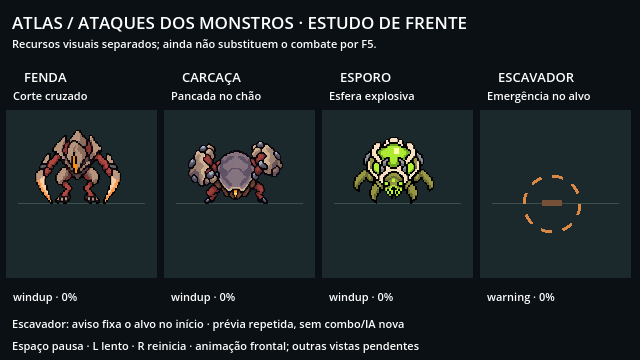
#> input picture docs/arte/monstros/ataques_v1/previas/ataques_00.png, 640 x 360 px; its folder holds 4 pictures in this run
$ python export_monster_attack_previews.py
#> lines starting #> are read from the running program, lines starting #| are printed output that depends on the picture
"""Empacota capturas do Godot; não altera as fontes dos personagens."""
from pathlib import Path
import json
from PIL import Image

root = Path(__file__).resolve().parents[1]
folder = root / 'docs/arte/monstros/ataques_v1/previas'
frames = [Image.open(folder / f'ataques_{i:02d}.png').convert('RGB') for i in range(50)]
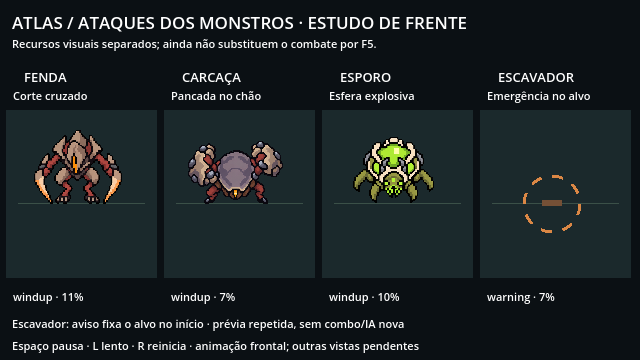
#> input picture docs/arte/monstros/ataques_v1/previas/ataques_01.png, 640 x 360 px
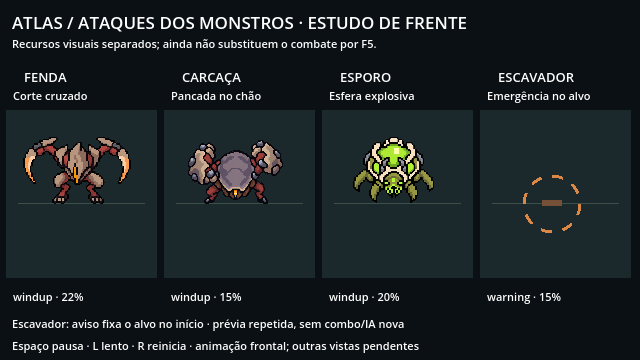
#> input picture docs/arte/monstros/ataques_v1/previas/ataques_02.png, 640 x 360 px
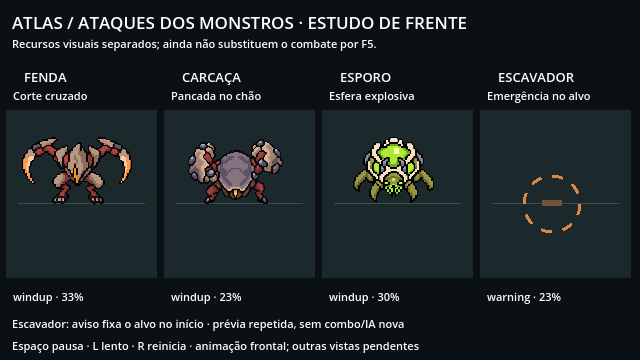
#> input picture docs/arte/monstros/ataques_v1/previas/ataques_03.png, 640 x 360 px
#> (the run stopped early here; a loop or call above may not have finished)
